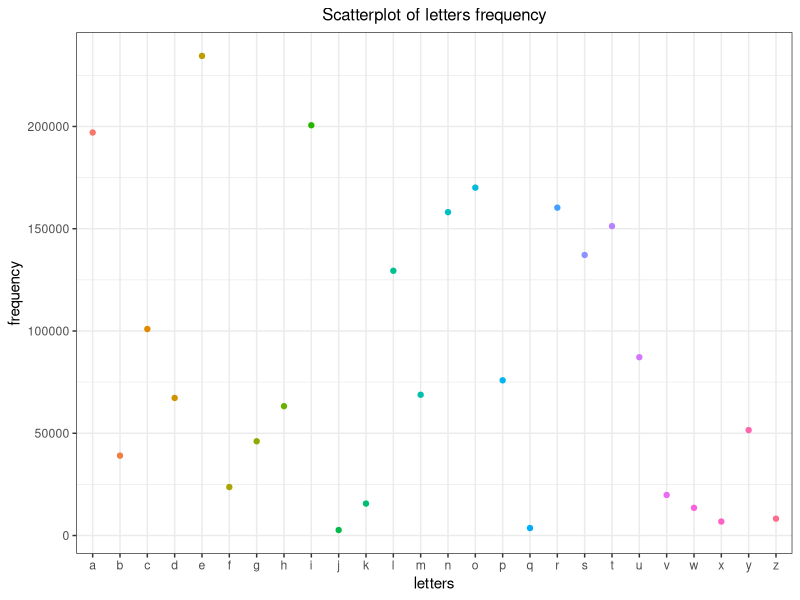

Write R code to recreate this figure.
## ---- chunk 1
letterfre_data <- read.delim("letter_freq.tsv")
## ---- chunk 2
suppressPackageStartupMessages(library(ggplot2))
suppressPackageStartupMessages(library(tidyverse))
letterfre_data <- data.frame(letterfre_data)
letterfre_data %>%
	ggplot(aes(x = letters, y =x, color = letters)) +
	geom_point(show.legend = FALSE) +
	theme_bw() +
	labs(x= "letters", y = "frequency", 
			 title = "Scatterplot of letters frequency") +
	theme(plot.title = element_text(size = 12,hjust = 0.5))

